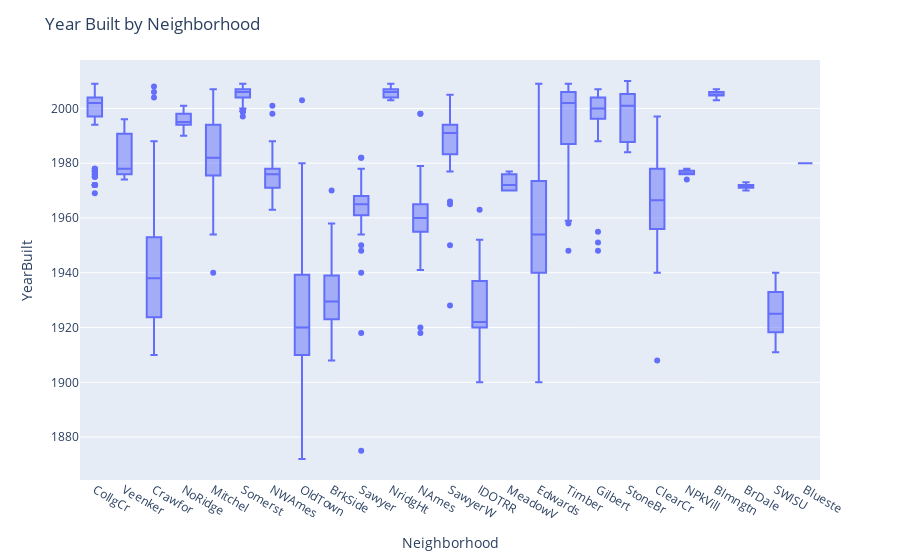

The notebook cell this image was saved under:
### Code cell
fig = px.box(df_px, x="Neighborhood", y="YearBuilt")
fig.update_layout(title_text = 'Year Built by Neighborhood')
fig.show()

### Figure 1 — Plotly figure (JSON) as saved in the notebook; plotly's stock layout.template omitted (floating-point values rounded to 4 significant figures; data arrays with more than 128 entries replaced by an {"elided": "..."} marker saying what was removed)
{"data": [{"alignmentgroup": "True", "hovertemplate": "Neighborhood=%{x}<br>YearBuilt=%{y}<extra></extra>", "legendgroup": "", "marker": {"color": "#636efa"}, "name": "", "notched": false, "offsetgroup": "", "orientation": "v", "showlegend": false, "type": "box", "x": {"elided": "1460 str values"}, "x0": " ", "xaxis": "x", "y": {"elided": "1460 int values"}, "y0": " ", "yaxis": "y"}], "layout": {"boxmode": "group", "legend": {"tracegroupgap": 0}, "margin": {"t": 60}, "title": {"text": "Year Built by Neighborhood"}, "xaxis": {"anchor": "y", "domain": [0, 1], "title": {"text": "Neighborhood"}}, "yaxis": {"anchor": "x", "domain": [0, 1], "title": {"text": "YearBuilt"}}}}
